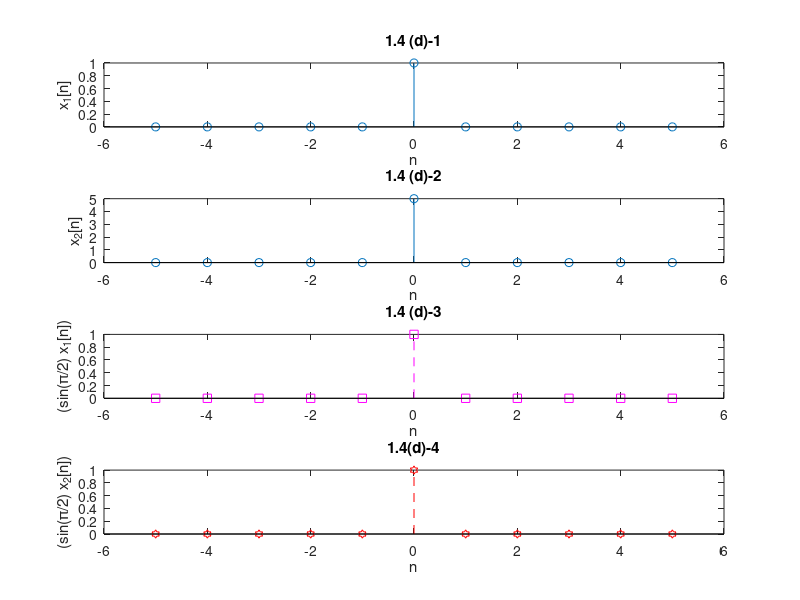

Write the MATLAB code that produced this figure.
n= -5:1:5;
x1=[zeros(1,5) 1 zeros(1,5)];
x2=5*[zeros(1,5) 1 zeros(1,5)];
y1=sin((pi/2)*x1);
y2=sin((pi/2)*x2);

subplot(4,1,1);
stem(n,x1);
title('1.4 (d)-1');
xlabel('n');
ylabel('x_1[n]');

subplot(4,1,2);
stem(n,x2);
title('1.4 (d)-2');
xlabel('n');
ylabel('x_2[n]');

subplot(4,1,3);
stem(n,y1,'m--s');
title('1.4 (d)-3');
xlabel('n');
ylabel('(sin(\pi/2) x_1[n])');

subplot(4,1,4);
stem(n,y2,'r--h');
title('1.4(d)-4');
xlabel('n');
ylabel('(sin(\pi/2) x_2[n])');

saveas(gcf, "LAB1/P1_4_d_out.png")